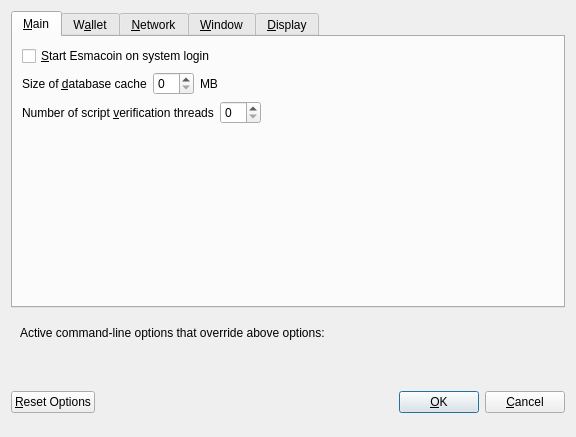
<?xml version="1.0" encoding="UTF-8"?>
<ui version="4.0">
 <class>OptionsDialog</class>
 <widget class="QDialog" name="OptionsDialog">
  <property name="geometry">
   <rect>
    <x>0</x>
    <y>0</y>
    <width>576</width>
    <height>402</height>
   </rect>
  </property>
  <property name="windowTitle">
   <string>Options</string>
  </property>
  <property name="modal">
   <bool>true</bool>
  </property>
  <layout class="QVBoxLayout" name="verticalLayout">
   <item>
    <widget class="QTabWidget" name="tabWidget">
     <property name="currentIndex">
      <number>0</number>
     </property>
     <widget class="QWidget" name="tabMain">
      <attribute name="title">
       <string>&amp;Main</string>
      </attribute>
      <layout class="QVBoxLayout" name="verticalLayout_Main">
       <item>
        <widget class="QCheckBox" name="bitcoinAtStartup">
         <property name="toolTip">
          <string>Automatically start Esmacoin after logging in to the system.</string>
         </property>
         <property name="text">
          <string>&amp;Start Esmacoin on system login</string>
         </property>
        </widget>
       </item>
       <item>
        <layout class="QHBoxLayout" name="horizontalLayout_2_Main">
         <item>
          <widget class="QLabel" name="databaseCacheLabel">
           <property name="text">
            <string>Size of &amp;database cache</string>
           </property>
           <property name="textFormat">
            <enum>Qt::PlainText</enum>
           </property>
           <property name="buddy">
            <cstring>databaseCache</cstring>
           </property>
          </widget>
         </item>
         <item>
          <widget class="QSpinBox" name="databaseCache"/>
         </item>
         <item>
          <widget class="QLabel" name="databaseCacheUnitLabel">
           <property name="text">
            <string>MB</string>
           </property>
           <property name="textFormat">
            <enum>Qt::PlainText</enum>
           </property>
          </widget>
         </item>
         <item>
          <spacer name="horizontalSpacer_2_Main">
           <property name="orientation">
            <enum>Qt::Horizontal</enum>
           </property>
           <property name="sizeHint" stdset="0">
            <size>
             <width>40</width>
             <height>20</height>
            </size>
           </property>
          </spacer>
         </item>
        </layout>
       </item>
       <item>
        <layout class="QHBoxLayout" name="horizontalLayout_3_Main">
         <item>
          <widget class="QLabel" name="threadsScriptVerifLabel">
           <property name="text">
            <string>Number of script &amp;verification threads</string>
           </property>
           <property name="textFormat">
            <enum>Qt::PlainText</enum>
           </property>
           <property name="buddy">
            <cstring>threadsScriptVerif</cstring>
           </property>
          </widget>
         </item>
         <item>
          <widget class="QSpinBox" name="threadsScriptVerif">
           <property name="toolTip">
            <string>(0 = auto, &lt;0 = leave that many cores free)</string>
           </property>
          </widget>
         </item>
         <item>
          <spacer name="horizontalSpacer_3_Main">
           <property name="orientation">
            <enum>Qt::Horizontal</enum>
           </property>
           <property name="sizeHint" stdset="0">
            <size>
             <width>40</width>
             <height>20</height>
            </size>
           </property>
          </spacer>
         </item>
        </layout>
       </item>
       <item>
        <spacer name="verticalSpacer_Main">
         <property name="orientation">
          <enum>Qt::Vertical</enum>
         </property>
         <property name="sizeHint" stdset="0">
          <size>
           <width>20</width>
           <height>40</height>
          </size>
         </property>
        </spacer>
       </item>
      </layout>
     </widget>
     <widget class="QWidget" name="tabWallet">
      <attribute name="title">
       <string>W&amp;allet</string>
      </attribute>
      <layout class="QVBoxLayout" name="verticalLayout_Wallet">
       <item>
        <widget class="QGroupBox" name="groupBox">
         <property name="title">
          <string>Expert</string>
         </property>
         <layout class="QVBoxLayout" name="verticalLayout_2">
          <item>
           <widget class="QCheckBox" name="coinControlFeatures">
            <property name="toolTip">
             <string>Whether to show coin control features or not.</string>
            </property>
            <property name="text">
             <string>Enable coin &amp;control features</string>
            </property>
           </widget>
          </item>
          <item>
           <widget class="QCheckBox" name="showMasternodesTab">
            <property name="toolTip">
             <string>Show additional tab listing all your masternodes in first sub-tab&lt;br/&gt;and all masternodes on the network in second sub-tab.</string>
            </property>
            <property name="text">
             <string>Show Masternodes Tab</string>
            </property>
           </widget>
          </item>
          <item>
           <widget class="QCheckBox" name="showAdvancedPSUI">
            <property name="toolTip">
             <string>Show additional information and buttons for PrivateSend on overview screen.</string>
            </property>
            <property name="text">
             <string>Enable advanced PrivateSend interface</string>
            </property>
           </widget>
          </item>
          <item>
           <widget class="QCheckBox" name="lowKeysWarning">
            <property name="toolTip">
             <string>Show warning dialog when PrivateSend detects that wallet has very low number of keys left.</string>
            </property>
            <property name="text">
             <string>Warn if PrivateSend is running out of keys</string>
            </property>
           </widget>
          </item>
          <item>
           <widget class="QCheckBox" name="privateSendMultiSession">
            <property name="toolTip">
             <string>Whether to use experimental PrivateSend mode with multiple mixing sessions per block.&lt;br/&gt;Note: You must use this feature carefully.&lt;br/&gt;Make sure you always have recent wallet (auto)backup in a safe place!</string>
            </property>
            <property name="text">
             <string>Enable PrivateSend &amp;multi-session</string>
            </property>
           </widget>
          </item>
          <item>
           <widget class="QCheckBox" name="spendZeroConfChange">
            <property name="toolTip">
             <string>If you disable the spending of unconfirmed change, the change from a transaction&lt;br/&gt;cannot be used until that transaction has at least one confirmation.&lt;br/&gt;This also affects how your balance is computed.</string>
            </property>
            <property name="text">
             <string>&amp;Spend unconfirmed change</string>
            </property>
           </widget>
          </item>
         </layout>
        </widget>
       </item>
       <item>
        <layout class="QHBoxLayout" name="horizontalLayout_4_Wallet">
         <item>
          <widget class="QLabel" name="label">
           <property name="toolTip">
            <string>This setting determines the amount of individual masternodes that an input will be anonymized through.&lt;br/&gt;More rounds of anonymization gives a higher degree of privacy, but also costs more in fees.</string>
           </property>
           <property name="text">
            <string>PrivateSend rounds to use</string>
           </property>
          </widget>
         </item>
         <item>
          <widget class="QSpinBox" name="privateSendRounds">
           <property name="minimum">
            <number>2</number>
           </property>
           <property name="maximum">
            <number>8</number>
           </property>
           <property name="value">
            <number>4</number>
           </property>
          </widget>
         </item>
        </layout>
       </item>
       <item>
        <layout class="QHBoxLayout" name="horizontalLayout">
         <item>
          <widget class="QLabel" name="label_2">
           <property name="toolTip">
            <string>This amount acts as a threshold to turn off PrivateSend once it's reached.</string>
           </property>
           <property name="statusTip">
            <string notr="true"/>
           </property>
           <property name="whatsThis">
            <string notr="true"/>
           </property>
           <property name="accessibleName">
            <string notr="true"/>
           </property>
           <property name="accessibleDescription">
            <string notr="true"/>
           </property>
           <property name="text">
            <string>Amount of Esmacoin to keep anonymized</string>
           </property>
          </widget>
         </item>
         <item>
          <widget class="QSpinBox" name="privateSendAmount">
           <property name="minimum">
            <number>2</number>
           </property>
           <property name="maximum">
            <number>2000</number>
           </property>
           <property name="singleStep">
            <number>10</number>
           </property>
           <property name="value">
            <number>1000</number>
           </property>
          </widget>
         </item>
        </layout>
       </item>
       <item>
        <spacer name="verticalSpacer_Wallet">
         <property name="orientation">
          <enum>Qt::Vertical</enum>
         </property>
         <property name="sizeHint" stdset="0">
          <size>
           <width>20</width>
           <height>40</height>
          </size>
         </property>
        </spacer>
       </item>
      </layout>
     </widget>
     <widget class="QWidget" name="tabNetwork">
      <attribute name="title">
       <string>&amp;Network</string>
      </attribute>
      <layout class="QVBoxLayout" name="verticalLayout_Network">
       <item>
        <widget class="QCheckBox" name="mapPortUpnp">
         <property name="toolTip">
          <string>Automatically open the Esmacoin client port on the router. This only works when your router supports UPnP and it is enabled.</string>
         </property>
         <property name="text">
          <string>Map port using &amp;UPnP</string>
         </property>
        </widget>
       </item>
       <item>
        <widget class="QCheckBox" name="allowIncoming">
         <property name="toolTip">
          <string>Accept connections from outside</string>
         </property>
         <property name="text">
          <string>Allow incoming connections</string>
         </property>
        </widget>
       </item>
       <item>
        <widget class="QCheckBox" name="connectSocks">
         <property name="toolTip">
          <string>Connect to the Esmacoin network through a SOCKS5 proxy.</string>
         </property>
         <property name="text">
          <string>&amp;Connect through SOCKS5 proxy (default proxy):</string>
         </property>
        </widget>
       </item>
       <item>
        <layout class="QHBoxLayout" name="horizontalLayout_1_Network">
         <item>
          <widget class="QLabel" name="proxyIpLabel">
           <property name="text">
            <string>Proxy &amp;IP:</string>
           </property>
           <property name="textFormat">
            <enum>Qt::PlainText</enum>
           </property>
           <property name="buddy">
            <cstring>proxyIp</cstring>
           </property>
          </widget>
         </item>
         <item>
          <widget class="QValidatedLineEdit" name="proxyIp">
           <property name="minimumSize">
            <size>
             <width>140</width>
             <height>0</height>
            </size>
           </property>
           <property name="maximumSize">
            <size>
             <width>140</width>
             <height>16777215</height>
            </size>
           </property>
           <property name="toolTip">
            <string>IP address of the proxy (e.g. IPv4: 127.0.0.1 / IPv6: ::1)</string>
           </property>
          </widget>
         </item>
         <item>
          <widget class="QLabel" name="proxyPortLabel">
           <property name="text">
            <string>&amp;Port:</string>
           </property>
           <property name="textFormat">
            <enum>Qt::PlainText</enum>
           </property>
           <property name="buddy">
            <cstring>proxyPort</cstring>
           </property>
          </widget>
         </item>
         <item>
          <widget class="QLineEdit" name="proxyPort">
           <property name="minimumSize">
            <size>
             <width>55</width>
             <height>0</height>
            </size>
           </property>
           <property name="maximumSize">
            <size>
             <width>55</width>
             <height>16777215</height>
            </size>
           </property>
           <property name="toolTip">
            <string>Port of the proxy (e.g. 9050)</string>
           </property>
          </widget>
         </item>
         <item>
          <spacer name="horizontalSpacer_1_Network">
           <property name="orientation">
            <enum>Qt::Horizontal</enum>
           </property>
           <property name="sizeHint" stdset="0">
            <size>
             <width>40</width>
             <height>20</height>
            </size>
           </property>
          </spacer>
         </item>
        </layout>
       </item>
       <item>
        <layout class="QHBoxLayout" name="horizontalLayout_2_Network">
         <item>
          <widget class="QLabel" name="proxyActiveNets">
           <property name="text">
            <string>Used for reaching peers via:</string>
           </property>
           <property name="textFormat">
            <enum>Qt::PlainText</enum>
           </property>
          </widget>
         </item>
         <item>
          <widget class="QCheckBox" name="proxyReachIPv4">
           <property name="enabled">
            <bool>false</bool>
           </property>
           <property name="toolTip">
            <string>Shows, if the supplied default SOCKS5 proxy is used to reach peers via this network type.</string>
           </property>
           <property name="text">
            <string/>
           </property>
          </widget>
         </item>
         <item>
          <widget class="QLabel" name="proxyReachIPv4Label">
           <property name="text">
            <string>IPv4</string>
           </property>
           <property name="textFormat">
            <enum>Qt::PlainText</enum>
           </property>
          </widget>
         </item>
         <item>
          <widget class="QCheckBox" name="proxyReachIPv6">
           <property name="enabled">
            <bool>false</bool>
           </property>
           <property name="toolTip">
            <string>Shows, if the supplied default SOCKS5 proxy is used to reach peers via this network type.</string>
           </property>
           <property name="text">
            <string/>
           </property>
          </widget>
         </item>
         <item>
          <widget class="QLabel" name="proxyReachIPv6Label">
           <property name="text">
            <string>IPv6</string>
           </property>
           <property name="textFormat">
            <enum>Qt::PlainText</enum>
           </property>
          </widget>
         </item>
         <item>
          <widget class="QCheckBox" name="proxyReachTor">
           <property name="enabled">
            <bool>false</bool>
           </property>
           <property name="toolTip">
            <string>Shows, if the supplied default SOCKS5 proxy is used to reach peers via this network type.</string>
           </property>
           <property name="text">
            <string/>
           </property>
          </widget>
         </item>
         <item>
          <widget class="QLabel" name="proxyReachTorLabel">
           <property name="text">
            <string>Tor</string>
           </property>
           <property name="textFormat">
            <enum>Qt::PlainText</enum>
           </property>
          </widget>
         </item>
         <item>
          <spacer name="horizontalSpacer_2_Network">
           <property name="orientation">
            <enum>Qt::Horizontal</enum>
           </property>
           <property name="sizeHint" stdset="0">
            <size>
             <width>40</width>
             <height>20</height>
            </size>
           </property>
          </spacer>
         </item>
        </layout>
       </item>
       <item>
        <widget class="QCheckBox" name="connectSocksTor">
         <property name="toolTip">
          <string>Connect to the Esmacoin network through a separate SOCKS5 proxy for Tor hidden services.</string>
         </property>
         <property name="text">
          <string>Use separate SOCKS5 proxy to reach peers via Tor hidden services:</string>
         </property>
        </widget>
       </item>
       <item>
        <layout class="QHBoxLayout" name="horizontalLayout_3_Network">
         <item>
          <widget class="QLabel" name="proxyIpTorLabel">
           <property name="text">
            <string>Proxy &amp;IP:</string>
           </property>
           <property name="textFormat">
            <enum>Qt::PlainText</enum>
           </property>
           <property name="buddy">
            <cstring>proxyIpTor</cstring>
           </property>
          </widget>
         </item>
         <item>
          <widget class="QValidatedLineEdit" name="proxyIpTor">
           <property name="minimumSize">
            <size>
             <width>140</width>
             <height>0</height>
            </size>
           </property>
           <property name="maximumSize">
            <size>
             <width>140</width>
             <height>16777215</height>
            </size>
           </property>
           <property name="toolTip">
            <string>IP address of the proxy (e.g. IPv4: 127.0.0.1 / IPv6: ::1)</string>
           </property>
          </widget>
         </item>
         <item>
          <widget class="QLabel" name="proxyPortTorLabel">
           <property name="text">
            <string>&amp;Port:</string>
           </property>
           <property name="textFormat">
            <enum>Qt::PlainText</enum>
           </property>
           <property name="buddy">
            <cstring>proxyPortTor</cstring>
           </property>
          </widget>
         </item>
         <item>
          <widget class="QLineEdit" name="proxyPortTor">
           <property name="minimumSize">
            <size>
             <width>55</width>
             <height>0</height>
            </size>
           </property>
           <property name="maximumSize">
            <size>
             <width>55</width>
             <height>16777215</height>
            </size>
           </property>
           <property name="toolTip">
            <string>Port of the proxy (e.g. 9050)</string>
           </property>
          </widget>
         </item>
         <item>
          <spacer name="horizontalSpacer_4_Network">
           <property name="orientation">
            <enum>Qt::Horizontal</enum>
           </property>
           <property name="sizeHint" stdset="0">
            <size>
             <width>40</width>
             <height>20</height>
            </size>
           </property>
          </spacer>
         </item>
        </layout>
       </item>
       <item>
        <spacer name="verticalSpacer_Network">
         <property name="orientation">
          <enum>Qt::Vertical</enum>
         </property>
         <property name="sizeHint" stdset="0">
          <size>
           <width>20</width>
           <height>40</height>
          </size>
         </property>
        </spacer>
       </item>
      </layout>
     </widget>
     <widget class="QWidget" name="tabWindow">
      <attribute name="title">
       <string>&amp;Window</string>
      </attribute>
      <layout class="QVBoxLayout" name="verticalLayout_Window">
       <item>
        <widget class="QCheckBox" name="minimizeToTray">
         <property name="toolTip">
          <string>Show only a tray icon after minimizing the window.</string>
         </property>
         <property name="text">
          <string>&amp;Minimize to the tray instead of the taskbar</string>
         </property>
        </widget>
       </item>
       <item>
        <widget class="QCheckBox" name="minimizeOnClose">
         <property name="toolTip">
          <string>Minimize instead of exit the application when the window is closed. When this option is enabled, the application will be closed only after selecting Exit in the menu.</string>
         </property>
         <property name="text">
          <string>M&amp;inimize on close</string>
         </property>
        </widget>
       </item>
       <item>
        <spacer name="verticalSpacer_Window">
         <property name="orientation">
          <enum>Qt::Vertical</enum>
         </property>
         <property name="sizeHint" stdset="0">
          <size>
           <width>20</width>
           <height>40</height>
          </size>
         </property>
        </spacer>
       </item>
      </layout>
     </widget>
     <widget class="QWidget" name="tabDisplay">
      <attribute name="title">
       <string>&amp;Display</string>
      </attribute>
      <layout class="QVBoxLayout" name="verticalLayout_Display">
       <item>
        <layout class="QHBoxLayout" name="horizontalLayout_1_Display">
         <item>
          <widget class="QLabel" name="langLabel">
           <property name="text">
            <string>User Interface &amp;language:</string>
           </property>
           <property name="textFormat">
            <enum>Qt::PlainText</enum>
           </property>
           <property name="buddy">
            <cstring>lang</cstring>
           </property>
          </widget>
         </item>
         <item>
          <widget class="QValueComboBox" name="lang">
           <property name="toolTip">
            <string>The user interface language can be set here. This setting will take effect after restarting Esmacoin.</string>
           </property>
          </widget>
         </item>
        </layout>
       </item>
       <item>
        <widget class="QLabel" name="label_3">
         <property name="toolTip">
          <string notr="true"/>
         </property>
         <property name="statusTip">
          <string notr="true"/>
         </property>
         <property name="whatsThis">
          <string notr="true"/>
         </property>
         <property name="accessibleName">
          <string notr="true"/>
         </property>
         <property name="text">
          <string>Language missing or translation incomplete? Help contributing translations here:
https://www.transifex.com/projects/p/esmacoin/</string>
         </property>
         <property name="wordWrap">
          <bool>true</bool>
         </property>
         <property name="openExternalLinks">
          <bool>true</bool>
         </property>
         <property name="textInteractionFlags">
          <set>Qt::TextBrowserInteraction</set>
         </property>
        </widget>
       </item>
       <item>
        <layout class="QHBoxLayout" name="horizontalLayout_4_Display" stretch="0,0">
         <item>
          <widget class="QLabel" name="themeLabel">
           <property name="text">
            <string>User Interface Theme:</string>
           </property>
          </widget>
         </item>
         <item>
          <widget class="QValueComboBox" name="theme"/>
         </item>
        </layout>
       </item>
       <item>
        <widget class="Line" name="line">
         <property name="orientation">
          <enum>Qt::Horizontal</enum>
         </property>
        </widget>
       </item>
       <item>
        <layout class="QHBoxLayout" name="horizontalLayout_2_Display">
         <item>
          <widget class="QLabel" name="unitLabel">
           <property name="text">
            <string>&amp;Unit to show amounts in:</string>
           </property>
           <property name="textFormat">
            <enum>Qt::PlainText</enum>
           </property>
           <property name="buddy">
            <cstring>unit</cstring>
           </property>
          </widget>
         </item>
         <item>
          <widget class="QValueComboBox" name="unit">
           <property name="toolTip">
            <string>Choose the default subdivision unit to show in the interface and when sending coins.</string>
           </property>
          </widget>
         </item>
        </layout>
       </item>
       <item>
        <layout class="QHBoxLayout" name="horizontalLayout_5_Display">
         <item>
          <widget class="QLabel" name="digitsLabel">
           <property name="text">
            <string>Decimal digits</string>
           </property>
          </widget>
         </item>
         <item>
          <widget class="QValueComboBox" name="digits"/>
         </item>
        </layout>
       </item>
       <item>
        <layout class="QHBoxLayout" name="horizontalLayout_3_Display">
         <item>
          <widget class="QLabel" name="thirdPartyTxUrlsLabel">
           <property name="toolTip">
            <string>Third party URLs (e.g. a block explorer) that appear in the transactions tab as context menu items.&lt;br/&gt;%s in the URL is replaced by transaction hash. Multiple URLs are separated by vertical bar |.</string>
           </property>
           <property name="text">
            <string>Third party transaction URLs</string>
           </property>
           <property name="buddy">
            <cstring>thirdPartyTxUrls</cstring>
           </property>
          </widget>
         </item>
         <item>
          <widget class="QLineEdit" name="thirdPartyTxUrls">
           <property name="toolTip">
            <string>Third party URLs (e.g. a block explorer) that appear in the transactions tab as context menu items.&lt;br/&gt;%s in the URL is replaced by transaction hash. Multiple URLs are separated by vertical bar |.</string>
           </property>
          </widget>
         </item>
        </layout>
       </item>
       <item>
        <spacer name="verticalSpacer">
         <property name="orientation">
          <enum>Qt::Vertical</enum>
         </property>
         <property name="sizeHint" stdset="0">
          <size>
           <width>20</width>
           <height>40</height>
          </size>
         </property>
        </spacer>
       </item>
      </layout>
     </widget>
    </widget>
   </item>
   <item>
    <widget class="QFrame" name="frame">
     <layout class="QVBoxLayout" name="verticalLayout_Bottom">
      <item>
       <layout class="QHBoxLayout" name="horizontalLayout_Bottom">
        <item>
         <widget class="QLabel" name="overriddenByCommandLineInfoLabel">
          <property name="text">
           <string>Active command-line options that override above options:</string>
          </property>
          <property name="textFormat">
           <enum>Qt::PlainText</enum>
          </property>
         </widget>
        </item>
        <item>
         <spacer name="horizontalSpacer_Bottom">
          <property name="orientation">
           <enum>Qt::Horizontal</enum>
          </property>
          <property name="sizeHint" stdset="0">
           <size>
            <width>40</width>
            <height>20</height>
           </size>
          </property>
         </spacer>
        </item>
       </layout>
      </item>
      <item>
       <widget class="QLabel" name="overriddenByCommandLineLabel">
        <property name="text">
         <string/>
        </property>
        <property name="textFormat">
         <enum>Qt::PlainText</enum>
        </property>
        <property name="wordWrap">
         <bool>true</bool>
        </property>
       </widget>
      </item>
     </layout>
    </widget>
   </item>
   <item>
    <layout class="QHBoxLayout" name="horizontalLayout_Buttons">
     <item>
      <widget class="QPushButton" name="resetButton">
       <property name="toolTip">
        <string>Reset all client options to default.</string>
       </property>
       <property name="text">
        <string>&amp;Reset Options</string>
       </property>
       <property name="autoDefault">
        <bool>false</bool>
       </property>
      </widget>
     </item>
     <item>
      <spacer name="horizontalSpacer_1">
       <property name="orientation">
        <enum>Qt::Horizontal</enum>
       </property>
       <property name="sizeHint" stdset="0">
        <size>
         <width>40</width>
         <height>48</height>
        </size>
       </property>
      </spacer>
     </item>
     <item>
      <widget class="QLabel" name="statusLabel">
       <property name="minimumSize">
        <size>
         <width>200</width>
         <height>0</height>
        </size>
       </property>
       <property name="font">
        <font>
         <weight>75</weight>
         <bold>true</bold>
        </font>
       </property>
       <property name="text">
        <string/>
       </property>
       <property name="textFormat">
        <enum>Qt::PlainText</enum>
       </property>
       <property name="wordWrap">
        <bool>true</bool>
       </property>
      </widget>
     </item>
     <item>
      <spacer name="horizontalSpacer_2">
       <property name="orientation">
        <enum>Qt::Horizontal</enum>
       </property>
       <property name="sizeHint" stdset="0">
        <size>
         <width>40</width>
         <height>48</height>
        </size>
       </property>
      </spacer>
     </item>
     <item>
      <widget class="QPushButton" name="okButton">
       <property name="text">
        <string>&amp;OK</string>
       </property>
       <property name="autoDefault">
        <bool>false</bool>
       </property>
       <property name="default">
        <bool>true</bool>
       </property>
      </widget>
     </item>
     <item>
      <widget class="QPushButton" name="cancelButton">
       <property name="text">
        <string>&amp;Cancel</string>
       </property>
       <property name="autoDefault">
        <bool>false</bool>
       </property>
      </widget>
     </item>
    </layout>
   </item>
  </layout>
 </widget>
 <customwidgets>
  <customwidget>
   <class>QValidatedLineEdit</class>
   <extends>QLineEdit</extends>
   <header>qvalidatedlineedit.h</header>
  </customwidget>
  <customwidget>
   <class>QValueComboBox</class>
   <extends>QComboBox</extends>
   <header>qvaluecombobox.h</header>
  </customwidget>
 </customwidgets>
 <resources/>
 <connections/>
</ui>
